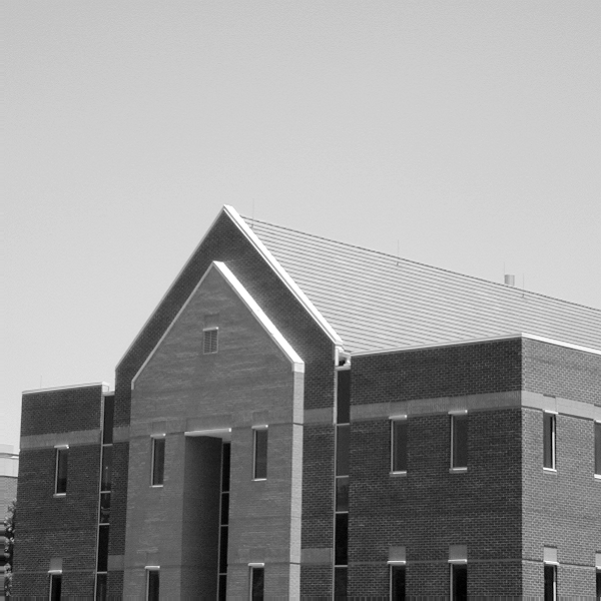
%> input picture building.tif, 601 x 601 px
$ octave workshop_week11.m   (GNU Octave 9; MATLAB toolbox functions it lacks are replaced by stand-ins)
%> lines starting %> are read from the running program, lines starting %| are printed output that depends on the picture; in (x1, y1, x2, y2) boxes, pixels count from 0 and x2, y2 are one past the last pixel; in counts of white or black regions, pixels touching at a corner belong together; the program's own positions count from 1
%% CannyEdge.m
%%Canny Edge Detection
clear all;
close all;
clc; clf;
step=0;

FILTER_SIZE = 5;
SIGMA = 14;

LOW_THRESHOLD_FACTOR = 0.1;
HIGH_THRESHOLD_FACTOR = 0.3;

im = imread('building.tif');
%> im is the input picture: size 601x601 uint8; min 0, max 255, mean 152.8
im = double(im);
%> im: size 601x601 double
step = step+1;
figure(step);

gaussian_filter = fspecial('gaussian', FILTER_SIZE, SIGMA);

conv_im = conv2(im, gaussian_filter, 'same');
step = step+1;
figure(step);

[gaussian_filter_x gaussian_filter_y] = gradient(gaussian_filter);
im_gradient_x = conv2(conv_im, gaussian_filter_x, 'same');
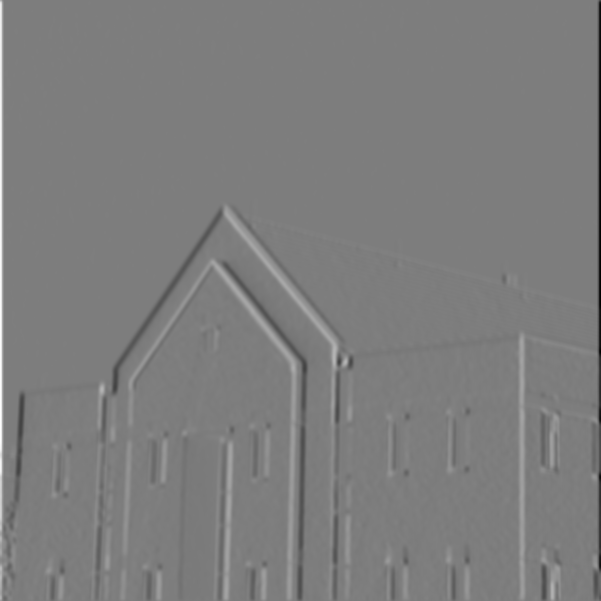
%> im_gradient_x: size 601x601 double; min -0.508, max 0.522, mean -7.28e-05; drawn with min black and max white

% PAGE 2
im_gradient_y = conv2(conv_im, gaussian_filter_y, 'same');
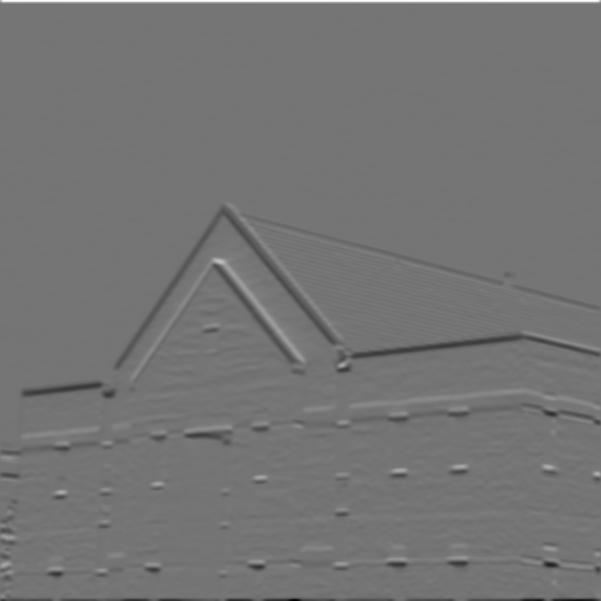
%> im_gradient_y: size 601x601 double; min -0.397, max 0.469, mean -0.000594; drawn with min black and max white
n_direction = atan2(im_gradient_y, im_gradient_x);
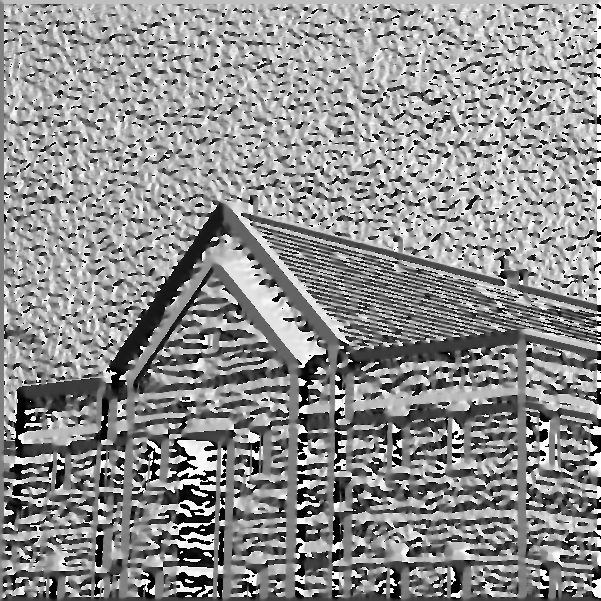
%> n_direction: size 601x601 double; min -3.14, max 3.14, mean 0.395; drawn with min black and max white
n_direction = n_direction*180/pi;

n_direction_dis =zeros(512, 512);
for i = 1:512
    for j = 1:512
        if ((n_direction(i, j) > 0) && (n_direction(i, j) < 22.5) || (n_direction(i, j) > 157.5) && (n_direction(i, j) < -157.5))
            n_direction_dis(i, j) = 0;
        end

        if ((n_direction(i, j) > 22.5) && (n_direction(i, j) < 67.5) || (n_direction(i, j) < -112.5) && (n_direction(i, j) > -157.5))
            n_direction_dis(i, j) = 45;
        end

        if ((n_direction(i, j) > 67.5) && (n_direction(i, j) < 112.5) || (n_direction(i, j) < -67.5) && (n_direction(i, j) > 112.5))
            n_direction_dis(i, j) = 90;
        end

        if ((n_direction(i, j) > 112.5) && (n_direction(i, j) <= 157.5) || (n_direction(i, j) < -22.5) && (n_direction(i, j) > -67.5))
            n_direction_dis(i, j) = 135;
        end
    end
end
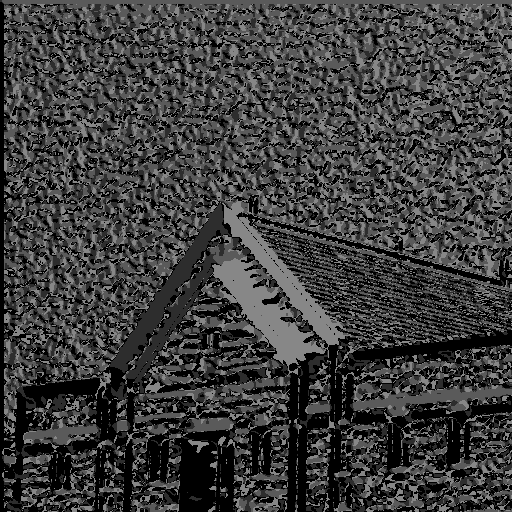
%> n_direction_dis: size 512x512 double; min 0, max 135, mean 61.7
step = step + 1;
figure(step);

step = step +1;
figure(step);

step = step + 1;
figure(step);
imagesc(n_direction_dis); colorbar;

im_gradient_mag = sqrt(im_gradient_x.^2 + im_gradient_y.^2);
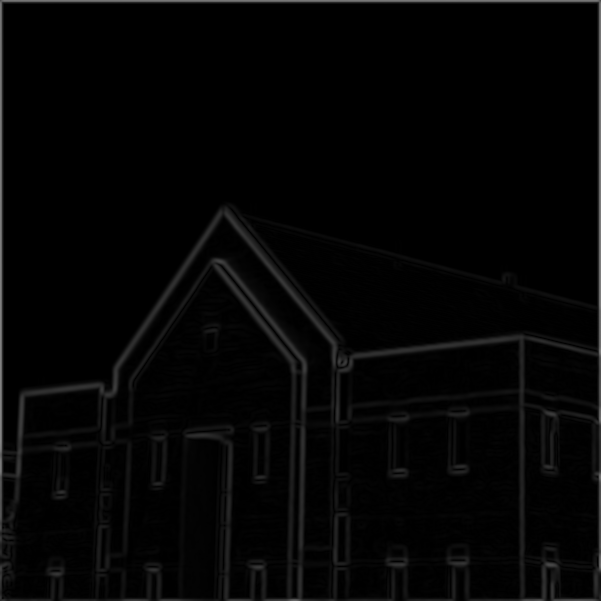
%> im_gradient_mag: size 601x601 double; min 1.06e-06, max 0.522, mean 0.0195
step = step + 1;
figure(step);

% PAGE 3
supressed_im = zeros(512, 512);
for i = 2:511
    for j = 2:511
        if (n_direction_dis(i, j) == 0)
            if (im_gradient_mag(i, j) > im_gradient_mag(i, j - 1) && im_gradient_mag(i, j) > im_gradient_mag(i, j+1))
                supressed_im(i, j) = im_gradient_mag(i, j);
            else
                supressed_im(i, j) = 0;
            end
        end
        if (n_direction_dis(i, j) == 45)
            if (im_gradient_mag(i, j) > im_gradient_mag(i + 1, j - 1) && im_gradient_mag(i, j) > im_gradient_mag(i - 1, j+1))
                supressed_im(i, j) = im_gradient_mag(i, j);
            else
                supressed_im(i, j) = 0;
            end
        end
        if (n_direction_dis(i, j) == 90)
            if (im_gradient_mag(i, j) > im_gradient_mag(i - 1, j) && im_gradient_mag(i, j) > im_gradient_mag(i + 1, j))
                supressed_im(i, j) = im_gradient_mag(i, j);
            else
                supressed_im(i, j) = 0;
            end
        end
        if (n_direction_dis(i, j) == 135)
            if (im_gradient_mag(i, j) > im_gradient_mag(i - 1, j - 1) && im_gradient_mag(i, j) > im_gradient_mag(i + 1, j + 1))
                supressed_im(i, j) = im_gradient_mag(i, j);
            else
                supressed_im(i, j) = 0;
            end
        end
    end
end
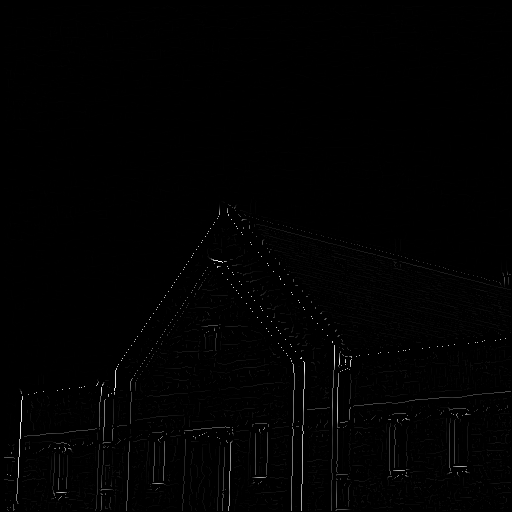
%> supressed_im: size 512x512 double; min 0, max 0.26, mean 0.00179; drawn with min black and max white
step = step + 1;
figure(step);

% PAGE 4
ThreshL = LOW_THRESHOLD_FACTOR * max(max(supressed_im));
%> ThreshL = 0.026
ThreshH = HIGH_THRESHOLD_FACTOR * max(max(supressed_im));
%> ThreshH = 0.0779
thresh_im = zeros(512, 512);
for i = 1:512
    for j = 1:512
        if (supressed_im(i, j) < ThreshL)
            thresh_im(i, j) = 0;
        elseif (supressed_im(i, j) > ThreshH)
            thresh_im(i, j) = 1;
        else
            if ((supressed_im(i + 1, j) > ThreshH) || (supressed_im(i - 1, j) > ThreshH) || (supressed_im(i, j + 1) > ThreshH) || (supressed_im(i, j - 1) > ThreshH))
                thresh_im(i, j) = 1;
            end
        end
    end
end
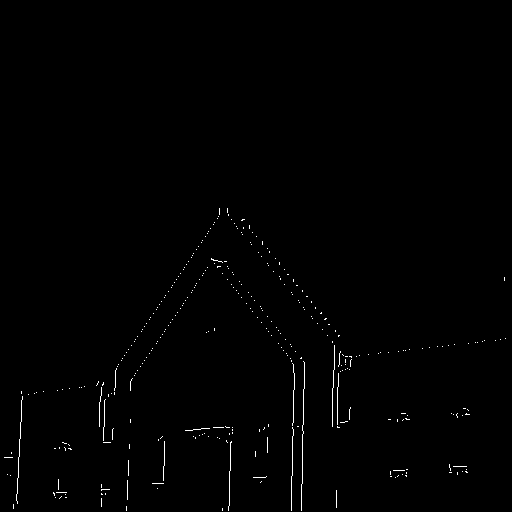
%> thresh_im: size 512x512 double; values 0 (black) and 1 (white), 0.6% white in thin lines or dots, all inside (x1, y1, x2, y2) = (4, 208, 506, 511)
step = step + 1;
figure(step);
